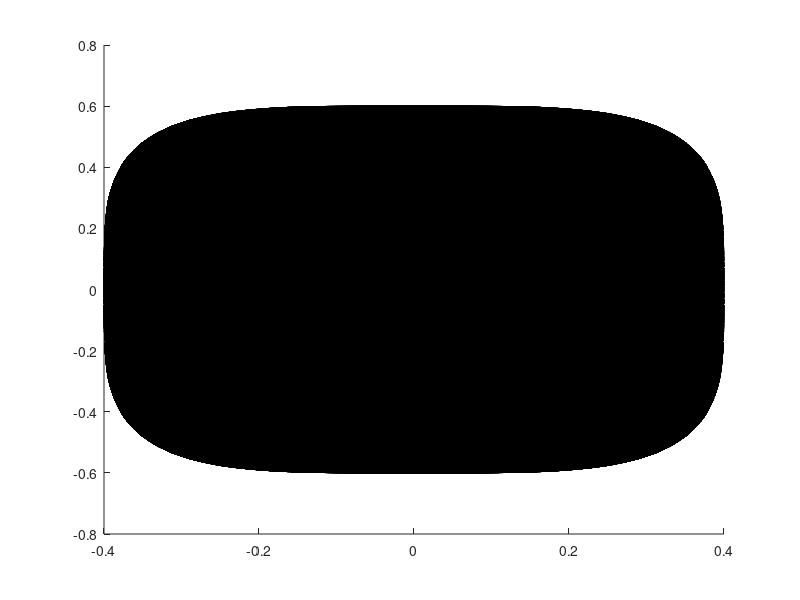

This figure's MATLAB source: (Note: this script raises an error after producing the figure.)
%% Define parameters
x0 = 0.4; % Example value for x0
y0 = 0.6; % Example value for y0
z0 = 0.5; % Example value for z0
n = 4;  % Example value for n

% Create a finer grid for x, y, and z
[x, y, z] = meshgrid(linspace(-1, 1, 100), linspace(-1, 1, 100), linspace(-1, 1, 100));

% Define the implicit function
F = (x/x0).^n + (y/y0).^n + (z/z0).^n - 1;

% Create the figure
figure;
hold on;

% Extract and plot the isosurface where F = 0
p = patch(isosurface(x, y, z, F, 0));
disp(size(p.Vertices))  % coordinates of points on the isosurface
% isonormals(x, y, z, F, p);
set(p, 'FaceColor', 'red', 'EdgeColor', 'none');

view(3);
axis([-2 2 -2 2 -2 2]);
xlabel('x');
ylabel('y');
zlabel('z');
title('Plot of (x/x0)^n + (y/y0)^n + (z/z0)^n = 1');
grid on;
hold off;
